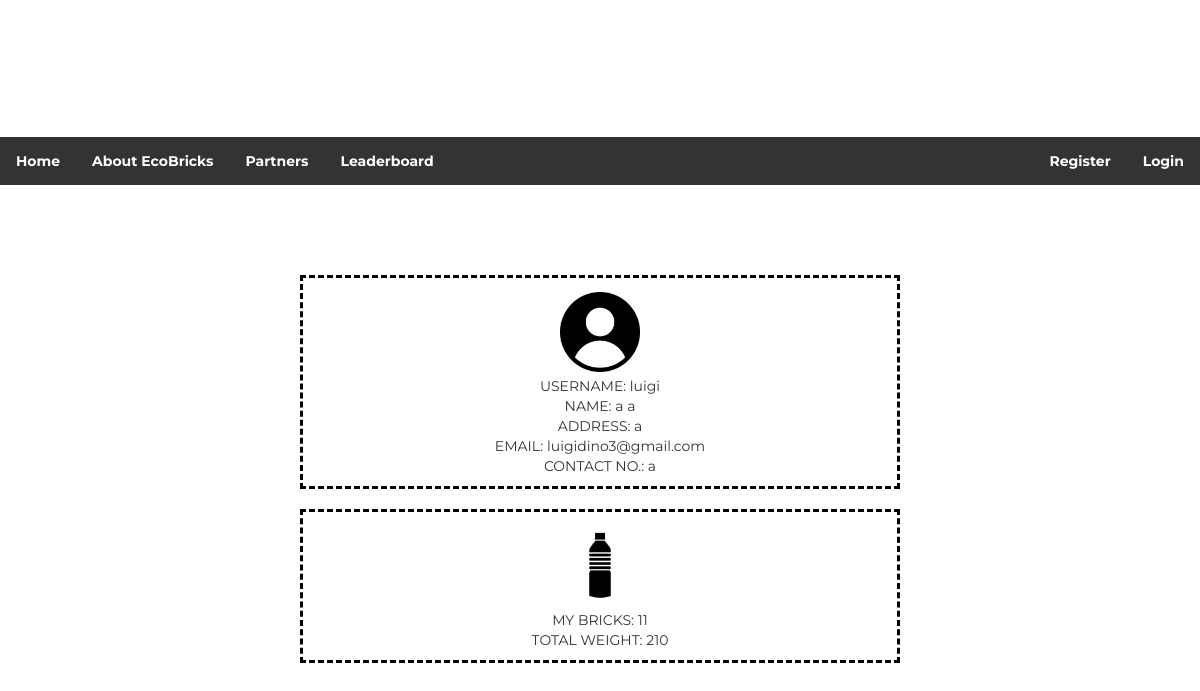
The app's page /profile/1 with its own data.
### ecobrick/models.py (models this page shows)
class UserDetail(models.Model):
    email = models.EmailField(max_length = 50, unique = True, blank = False, null = True)
    firstName = models.CharField(max_length = 50)
    lastName = models.CharField(max_length = 50)
    address = models.CharField(max_length = 150)
    contactNum = models.CharField(max_length = 50)
    brickNum = models.PositiveIntegerField(default = 0)
    brickWeight = models.PositiveIntegerField(default = 0)
    choices = ((0, 'Staff'), (1, 'Regular User'))
    userType = models.IntegerField(default = 1, choices = choices)
    username = models.CharField(max_length=50)
    password = models.CharField(max_length=50)

### ecobrick/views.py (the view)
# urls.py: path('profile/<int:userid>', views.user_profile, name="userprofile"),
def user_profile(request, userid):
    try:
        loggeduser = UserDetail.objects.get(id=request.session['user'])
    except(KeyError, UserDetail.DoesNotExist):
        loggeduser = 0
    user = UserDetail.objects.get(id=userid)
    context = {
        'loggeduser': loggeduser,
        'user':user,
    }
    return render(request,'userprofile.html',context)

### ecobrick/templates/userprofile.html (shortened to what this page needs)
{% extends 'navbar.html' %}
{% load static %}
{% block content %}
<html>
    <head>
        <link rel="stylesheet" type="text/css" href="static/base.css">
    </head>
    <body>
        <br><br><br><br>
        <div id='yes'>
            <div id='info'>
                <img id="tao" src="{% static 'tao.png' %}"><br>
                USERNAME: {{user.username}}<br>
                NAME: {{user.firstName}} {{user.lastName}}<br>
                ADDRESS: {{user.address}}<br>
                EMAIL: {{user.email}}<br>
                CONTACT NO.: {{user.contactNum}}<br>
            </div><br>
            <div id='score'>
                <img id="bote" src="{% static 'bote.png' %}"><br>
                MY BRICKS: {{user.brickNum}}<br>
                TOTAL WEIGHT: {{user.brickWeight}}<br>
            </div>
        </div>
    </body>
</html>
{% endblock %}

### ecobrick/static/base.css (style rules this page uses)
body { font-family: Montserrat; }

### ecobrick/templates/userprofile.html (style rules this page uses)
body { font-family: Montserrat; align-content: center; text-align: center; }
img { max-width: 80px; max-height: 80px; margin: 4px; }
#info, #score { width: 50%; align-content: center; text-align: center; border-style: dashed; border-color: black; padding: 10px; margin: 0 auto; }

### records on screen
UserDetail: username "luigi", firstName "a", lastName "a", address "a", email "luigidino3@gmail.com", contactNum "a", brickNum "11", brickWeight "210"
